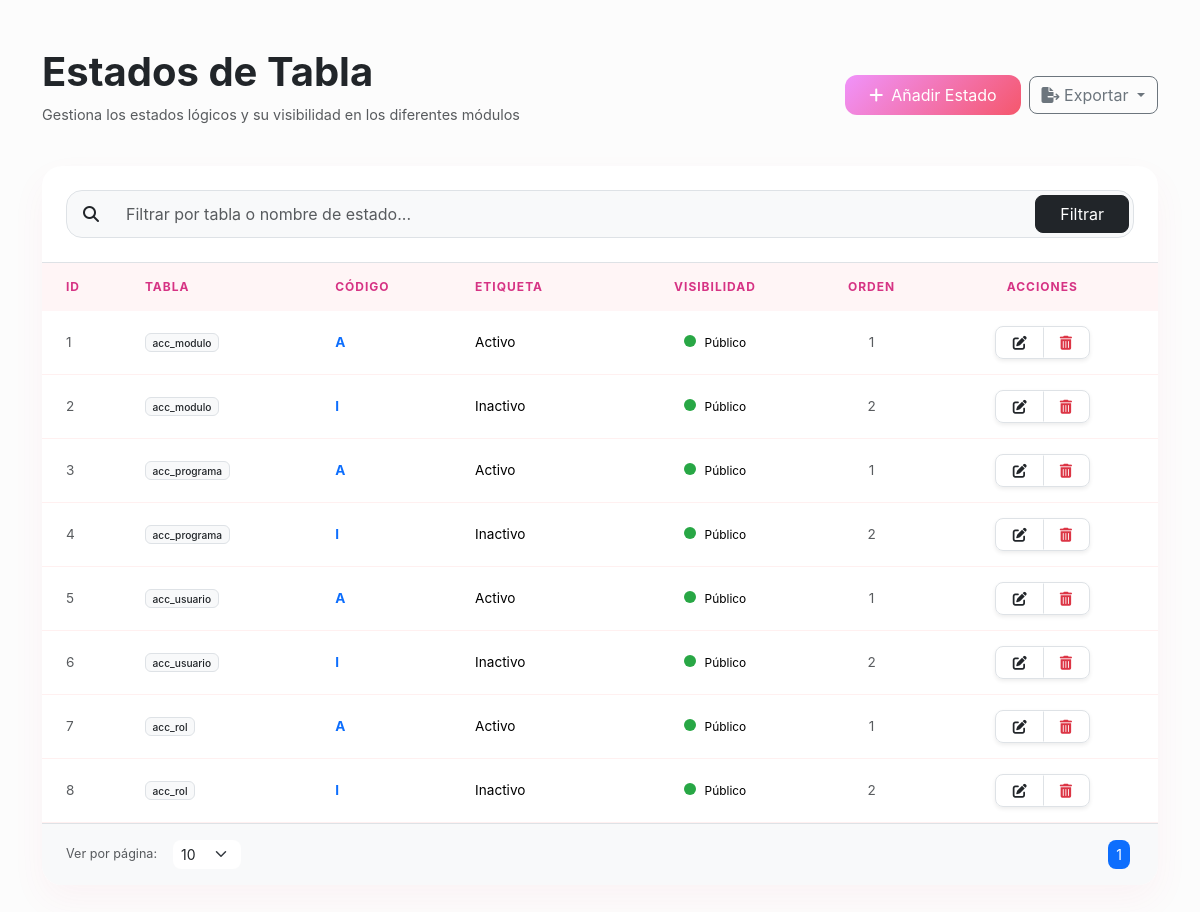
/accesos/controladores/controlador_acc_estado.php, run on an earlier commit of the app's database.
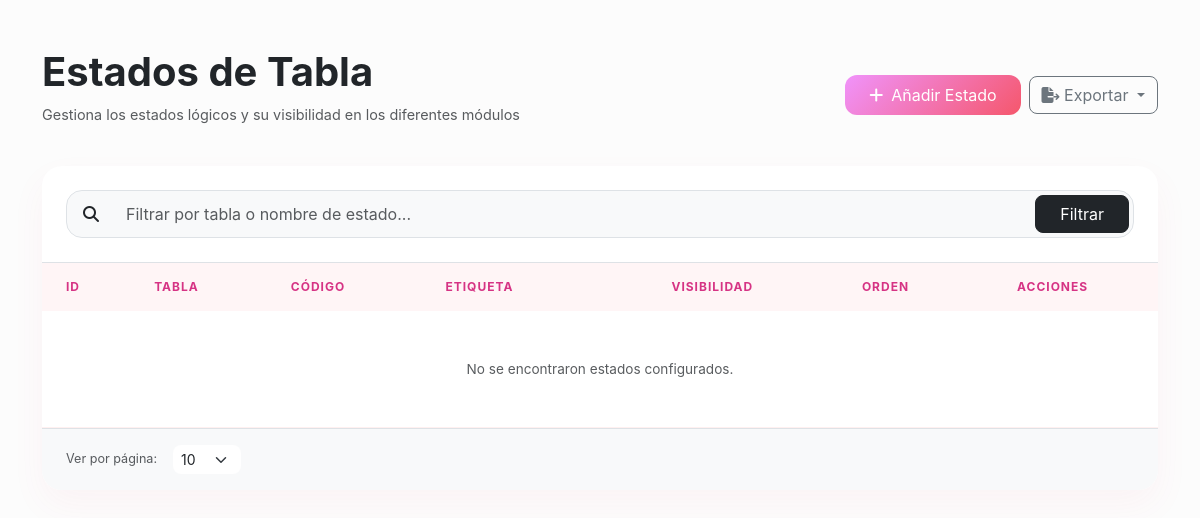
And on a later commit of the database.
### tables this page shows
CREATE TABLE `acc_estado` (
  `id_estado` int(11) NOT NULL AUTO_INCREMENT,
  `tabla` varchar(254) DEFAULT NULL,
  `estado` varchar(2) DEFAULT NULL,
  `nombre_estado` varchar(254) DEFAULT NULL,
  `visible` tinyint(4) DEFAULT NULL,
  `orden` int(11) DEFAULT NULL,
   
  `usuario_id_inserto` INT ,
  `fecha_insercion` TIMESTAMP DEFAULT CURRENT_TIMESTAMP,
  `usuario_id_actualizo` INT,
  `fecha_actualizacion` TIMESTAMP NULL DEFAULT NULL ON UPDATE CURRENT_TIMESTAMP,

  PRIMARY KEY (`id_estado`),
  UNIQUE KEY `indx_tabla` (`tabla`,`estado`)
);

### accesos/modelos/modelo_acc_estado.php (called while the page is built, shortened)
<?php
require_once '../../conexion.php';
class ModeloAcc_estado {
    private $conexion;
    public function __construct() {
        global $conexion;
        $this->conexion = $conexion;
    }
    public function contarRegistros() {
        $query = "SELECT COUNT(*) as total FROM acc_estado";
        $stmt = $this->conexion->prepare($query);
        $stmt->execute();
        $resultado = $stmt->get_result();
        return $resultado ? $resultado->fetch_assoc()['total'] : 0;
    }
    public function obtenerTodos($registrosPorPagina, $offset) {
        $query = "SELECT * FROM acc_estado";
        $query .= " LIMIT ? OFFSET ?";
        $stmt = $this->conexion->prepare($query);
        $stmt->bind_param('ii', $registrosPorPagina, $offset);
        $stmt->execute();
        $resultado = $stmt->get_result();
        return $resultado ? $resultado->fetch_all(MYSQLI_ASSOC) : false;
    }
}
?>

### accesos/vistas/vista_acc_estado.php (the view, shortened to what this page needs)
<?php
$registrosPorPagina = isset($_GET['registrosPorPagina']) ? (int)$_GET['registrosPorPagina'] : 10;
$paginaActual = isset($_GET['pagina']) ? (int)$_GET['pagina'] : 1;
?>
<!DOCTYPE html>
<html lang="es">
<head>
    <?php include('../headIconos.php'); ?>
    <link href="https://cdn.jsdelivr.net/npm/bootstrap@5.3.3/dist/css/bootstrap.min.css" rel="stylesheet">
    <link rel="stylesheet" href="../css/estilos.css">
</head>
<body>
    <div class="container my-5">
        <div class="row mb-4">
            <div class="col-lg-8">
                <h1 class="display-6 fw-bold text-dark">Estados de Tabla</h1>
                <p class="text-muted">Gestiona los estados lógicos y su visibilidad en los diferentes módulos</p>
            </div>
            <div class="col-lg-4 text-lg-end d-flex align-items-center justify-content-lg-end gap-2">
                <button type="button" class="btn btn-gradient-danger px-4 py-2 d-flex align-items-center gap-2" data-bs-toggle="modal" data-bs-target="#modalCrear">
                    <i class="fas fa-plus"></i> Añadir Estado
                </button>
                <div class="dropdown">
                    <button class="btn btn-outline-secondary dropdown-toggle rounded-3" type="button" data-bs-toggle="dropdown">
                        <i class="fas fa-file-export"></i> Exportar
                    </button>
                </div>
            </div>
        </div>
        <div class="main-card overflow-hidden">
            <div class="p-4 border-bottom">
                <form method="GET" action="../controladores/controlador_acc_estado.php">
                    <div class="input-group bg-light rounded-4 overflow-hidden p-1 border">
                        <span class="input-group-text bg-transparent border-0"><i class="fas fa-search"></i></span>
                        <input type="text" name="busqueda" class="form-control bg-transparent border-0 shadow-none px-3" placeholder="Filtrar por tabla o nombre de estado..." value="<?php echo htmlspecialchars($_GET['busqueda'] ?? ''); ?>">
                        <button type="submit" class="btn btn-dark rounded-3 px-4">Filtrar</button>
                    </div>
                </form>
            </div>
            <div class="table-responsive">
                <table class="table table-hover mb-0 align-middle">
                    <thead>
                        <tr>
                            <th class="ps-4">ID</th>
                            <th>Tabla</th>
                            <th>Código</th>
                            <th>Etiqueta</th>
                            <th class="text-center">Visibilidad</th>
                            <th class="text-center">Orden</th>
                            <th class="text-center pe-4">Acciones</th>
                        </tr>
                    </thead>
                    <tbody>
                        <?php
                        require_once '../modelos/modelo_acc_estado.php';
                        $modelo = new ModeloAcc_estado();
                        $termino = $_GET['busqueda'] ?? '';
                        $offset = ($paginaActual - 1) * $registrosPorPagina;
                        if (isset($_GET['action']) && $_GET['action'] === 'buscar') {
                            $totalRegistros = $modelo->contarRegistrosPorBusqueda($termino);
                            $registros = $modelo->buscar($termino, $registrosPorPagina, $offset);
                        } else {
                            $totalRegistros = $modelo->contarRegistros();
                            $registros = $modelo->obtenerTodos($registrosPorPagina, $offset);
                        }
                        if ($registros):
                            foreach ($registros as $reg):
                        ?>
                        <tr>
                            <td class="ps-4 text-muted small"><?php echo htmlspecialchars($reg['id_estado']); ?></td>
                            <td><span class="badge bg-light text-dark border fw-medium"><?php echo htmlspecialchars($reg['tabla']); ?></span></td>
                            <td class="fw-bold text-primary"><?php echo htmlspecialchars($reg['estado']); ?></td>
                            <td><?php echo htmlspecialchars($reg['nombre_estado']); ?></td>
                            <td class="text-center">
                                <span class="visible-badge visible-<?php echo $reg['visible']; ?>"></span>
                                <span class="small"><?php echo ($reg['visible'] ? 'Público' : 'Oculto'); ?></span>
                            </td>
                            <td class="text-center"><span class="text-muted"><?php echo htmlspecialchars($reg['orden']); ?></span></td>
                            <td class="text-center pe-4">
                                <div class="btn-group shadow-sm border rounded-3 overflow-hidden">
                                    <button class="btn btn-white btn-sm px-3 border-end"
                                            data-bs-toggle="modal"
                                            data-bs-target="#modalActualizar"
                                            data-id_estado="<?= $reg['id_estado'] ?>"
                                            data-tabla="<?= htmlspecialchars($reg['tabla']) ?>"
                                            data-estado="<?= htmlspecialchars($reg['estado']) ?>"
                                            data-nombre_estado="<?= htmlspecialchars($reg['nombre_estado']) ?>"
                                            data-visible="<?= $reg['visible'] ?>"
                                            data-orden="<?= $reg['orden'] ?>">
                                        <i class="fas fa-edit"></i>
                                    </button>
                                    <button class="btn btn-white btn-sm px-3" onclick="eliminar(<?= $reg['id_estado'] ?>)">
                                        <i class="fas fa-trash-alt text-danger"></i>
                                    </button>
                                </div>
                            </td>
                        </tr>
                        <?php endforeach; else: ?>
                        <tr><td colspan="7" class="text-center py-5 text-muted">No se encontraron estados configurados.</td></tr>
                        <?php endif; ?>
                    </tbody>
                </table>
            </div>
            <div class="px-4 py-3 bg-light border-top d-flex justify-content-between align-items-center">
                <form method="GET" class="d-flex align-items-center gap-3">
                    <span class="small text-muted">Ver por página:</span>
                    <select name="registrosPorPagina" class="form-select form-select-sm border-0 shadow-none bg-white rounded-3" onchange="this.form.submit()" style="width: auto;">
                        <?php foreach([10,20,50,100] as $r): ?>
                            <option value="<?= $r ?>" <?= $registrosPorPagina == $r ? 'selected' : '' ?>><?= $r ?></option>
                        <?php endforeach; ?>
                    </select>
                </form>
                <nav>
                    <ul class="pagination pagination-sm mb-0">
                        <?php
                        $totalPaginas = ceil($totalRegistros / $registrosPorPagina);
                        for ($i = 1; $i <= $totalPaginas; $i++): ?>
                            <li class="page-item <?= $i == $paginaActual ? 'active' : '' ?>">
                                <a class="page-link shadow-none border-0 mx-1 rounded-3" href="?pagina=<?= $i ?>&registrosPorPagina=<?= $registrosPorPagina ?>"><?= $i ?></a>
                            </li>
                        <?php endfor; ?>
                    </ul>
                </nav>
            </div>
        </div>
    </div>
</body>
</html>

### accesos/controladores/controlador_acc_estado.php (shortened to what this page needs)
<?php
require_once '../modelos/modelo_acc_estado.php';
class ControladorAcc_estado {
    private $modelo;
    public function __construct() {
        $this->modelo = new ModeloAcc_estado();
    }
    public function obtenerTodos($registrosPorPagina, $pagina, $busqueda = '') {
        $offset = ($pagina - 1) * $registrosPorPagina;
        return $this->modelo->obtenerTodos($registrosPorPagina, $offset, $busqueda);
    }
}
$accion = $_GET['action'] ?? '';
$controlador = new ControladorAcc_estado();
switch ($accion) {
    default:
        $registrosPorPagina = (int)($_GET['registrosPorPagina'] ?? 10);
        $paginaActual = (int)($_GET['pagina'] ?? 1);
        $registros = $controlador->obtenerTodos($registrosPorPagina, $paginaActual);
        include '../vistas/vista_acc_estado.php';
        break;
}

### accesos/headIconos.php
<?php
if (file_exists(__DIR__ . '/iconos-web')) {
    $prefix = (strpos($_SERVER['PHP_SELF'], '/vistas/') !== false || strpos($_SERVER['PHP_SELF'], '/roles_programas/') !== false) ? '../' : './';
} else {
    $prefix = (strpos($_SERVER['PHP_SELF'], '/vistas/') !== false || strpos($_SERVER['PHP_SELF'], '/roles_programas/') !== false) ? '../../' : '../';
}
?>
<link href="https://cdn.jsdelivr.net/npm/bootstrap@5.3.3/dist/css/bootstrap.min.css" rel="stylesheet">
<link href="https://cdnjs.cloudflare.com/ajax/libs/font-awesome/6.5.1/css/all.min.css" rel="stylesheet">
<link href="<?= $prefix ?>iconos-web/css/fontello.css" rel="stylesheet" type="text/css">
<link href="<?= $prefix ?>iconos-web/css/fontello-embedded.css" rel="stylesheet" type="text/css">
<link href="<?= $prefix ?>iconos-web/css/animation.css" rel="stylesheet" type="text/css">
<link href="<?= $prefix ?>iconos-web/css/fontello-codes.css" rel="stylesheet" type="text/css">
<link rel="stylesheet" href="<?= $prefix ?>iconos-web/css/estiloIconos.css">

### accesos/css/estilos.css (style rules this page uses)
body { font-size: 0.9rem; }
.table th, .table td { font-size: 0.85rem; }
.table th { background-color: #9baec2; }

### accesos/vistas/vista_acc_estado.php (style rules this page uses)
:root { --primary-gradient: linear-gradient(135deg, #f093fb 0%, #f5576c 100%); }
body { background-color: #fcfcfc; font-family: 'Inter', sans-serif; }
.main-card { border: none; border-radius: 20px; box-shadow: 0 15px 35px rgba(245, 87, 108, 0.05); background: white; }
.btn-gradient-danger { background: var(--primary-gradient); color: white; border: none; border-radius: 12px; transition: all 0.3s ease; }
.table thead th { border: none; background: #fff5f6; color: #d63384; font-size: 0.75rem; text-transform: uppercase; letter-spacing: 1px; padding: 15px; }
.table tbody td { padding: 15px; border-bottom: 1px solid #fff0f0; }
.visible-badge { width: 12px; height: 12px; border-radius: 50%; display: inline-block; margin-right: 5px; }
.visible-1 { background-color: #28a745; }

What changed in the data, as far as the page shows it:
removed acc_estado: id_estado "1", tabla "acc_modulo", estado "A", nombre_estado "Activo", visible 1 (drawn), orden "1"
removed acc_estado: id_estado "2", tabla "acc_modulo", estado "I", nombre_estado "Inactivo", visible 1 (drawn), orden "2"
removed acc_estado: id_estado "3", tabla "acc_programa", estado "A", nombre_estado "Activo", visible 1 (drawn), orden "1"
removed acc_estado: id_estado "4", tabla "acc_programa", estado "I", nombre_estado "Inactivo", visible 1 (drawn), orden "2"
removed acc_estado: id_estado "5", tabla "acc_usuario", estado "A", nombre_estado "Activo", visible 1 (drawn), orden "1"
removed acc_estado: id_estado "6", tabla "acc_usuario", estado "I", nombre_estado "Inactivo", visible 1 (drawn), orden "2"
removed acc_estado: id_estado "7", tabla "acc_rol", estado "A", nombre_estado "Activo", visible 1 (drawn), orden "1"
removed acc_estado: id_estado "8", tabla "acc_rol", estado "I", nombre_estado "Inactivo", visible 1 (drawn), orden "2"
Also different on the page:
text now shown: "No se encontraron estados configurados."
list line gone: "1"
